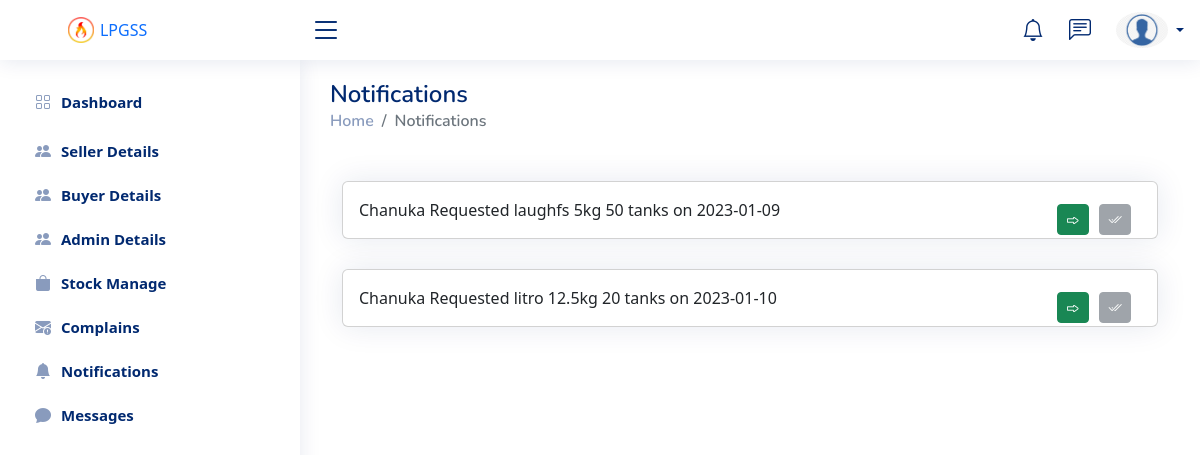
Page /pannels/admin/notifications.php (signed in) on the committed database.
### tables this page shows
CREATE TABLE `gas_requests` (
  `id` int NOT NULL,
  `userNic` varchar(12) NOT NULL,
  `tankType` varchar(15) NOT NULL,
  `tankSize` float NOT NULL,
  `aprovel` int NOT NULL DEFAULT '0',
  `date` date NOT NULL,
  `lotSize` int NOT NULL,
  `noific` int NOT NULL DEFAULT '0'
);

CREATE TABLE `user_details` (
  `nic` varchar(12) NOT NULL,
  `firstName` varchar(50) NOT NULL,
  `lastName` varchar(50) NOT NULL,
  `gmail` varchar(100) NOT NULL,
  `address` varchar(100) NOT NULL,
  `password` varchar(100) NOT NULL,
  `status` int NOT NULL DEFAULT '0',
  `registerd` timestamp NOT NULL DEFAULT CURRENT_TIMESTAMP,
  `roleId` int NOT NULL
);

### pannels/admin/notifications.php (the view, shortened to what this page needs)
<?php
    include_once "database/connection.php";
?>
<!DOCTYPE html>
<html lang="en">
<head>
    <link rel="stylesheet" href="styles/style.css">
    <link rel="stylesheet" href="vendor/bootstrap/css/bootstrap.min.css">
    <link rel="stylesheet" href="vendor/bootstrap-icons/bootstrap-icons.css">
    <link rel="stylesheet" href="vendor/boxicons/css/boxicons.min.css">
    <link rel="stylesheet" href="vendor/quill/quill.snow.css">
    <link rel="stylesheet" href="vendor/quill/quill.bubble.css">
    <link rel="stylesheet" href="vendor/remixicon/remixicon.css">
    <link rel="stylesheet" href="vendor/simple-datatables/style.css">
</head>
<body>
        <?php
            include_once "layouts/topnav.php";
            include_once "layouts/sidenavbar.php";
        ?>
    <main id="main" class="main">
        <div class="pagetitle">
            <h1>Notifications</h1>
            <nav>
                <ol class="breadcrumb">
                    <li class="breadcrumb-item"><a href="dashboard.php">Home</a></li>
                    <li class="breadcrumb-item active">Notifications</li>
                </ol>
            </nav>
        </div>
        <div class="container mt-5">
        <?php
            $query = mysqli_query($con,"SELECT * FROM gas_requests,user_details WHERE gas_requests.userNic = user_details.nic ORDER BY date ASC, aprovel ASC");
            if(mysqli_num_rows($query) > 0){
                while($row = mysqli_fetch_assoc($query)){
                    if($row['noific'] == 0){
                        echo '
                        <div class="card notific" style="position: relative; border: 2px solid #112A6D">
                            <div class="card-body">
                                <span class="d-block" style="font-weight: bold;">'.$row['subject'].'</span>
                                <span class="d-block">'.$row['firstName'].' Requested '.$row['tankType'].' '.$row['tankSize'].'kg '.$row['lotSize'].' tanks on '.$row['date'].'. his location is '.$row['address'].'.</span>
                            </div>
                            <div class="btns">
                                <button class="btn btn-sm btn-success" id="sComOpen" value="'.$row['id'].'" onClick="openNotific(this.value)" title="Open"><i class="bi bi-forward"></i></button>'.($row['noific'] == 1 ? '<button class="btn btn-sm btn-secondary disabled ml-3" id="sComMark" ><i class="bi bi-check2-all"></i></button>': '<button class="btn btn-sm btn-secondary ml-3" id="sComMark" value="'.$row['id'].'" onclick="notificMark(this.value)" title="Mark as Read"><i class="bi bi-check2-all"></i></button>').'
                            </div>
                        </div>';
                    }
                    else{
                        echo '
                        <div class="card notific" style="position: relative;">
                        <div class="card-body">
                            <span class="d-block" style="font-weight: bold;">'.$row['subject'].'</span>
                            <span class="d-block">'.$row['firstName'].' Requested '.$row['tankType'].' '.$row['tankSize'].'kg '.$row['lotSize'].' tanks on '.$row['date'].'</span>
                        </div>
                        <div class="btns">
                            <button class="btn btn-sm btn-success" id="sComOpen" value="'.$row['id'].'" onClick="openNotific(this.value)" title="Open"><i class="bi bi-forward"></i></button>'.($row['noific'] == 1 ? '<button class="btn btn-sm btn-secondary disabled ml-3" id="sComMark" ><i class="bi bi-check2-all"></i></button>': '<button class="btn btn-sm btn-secondary ml-3" id="sComMark" value="'.$row['id'].'" onclick="notificMark(this.value)" title="Mark as Read"><i class="bi bi-check2-all"></i></button>').'
                        </div>
                    </div>';
                    }
                }
            }
        ?>
        </div>
    </main>
</body>
</html>

### pannels/admin/styles/style.css (style rules this page uses)
:root { scroll-behavior: smooth; }
body { font-family: "Open Sans", sans-serif; background: #f6f9ff; color: #444444; }
a { color: #4154f1; text-decoration: none; }
h1, h2, h3, h4, h5, h6 { font-family: "Nunito", sans-serif; }
#main { margin-top: 60px; padding: 20px 30px; transition: all 0.3s; }
.pagetitle { margin-bottom: 10px; }
.pagetitle h1 { font-size: 24px; margin-bottom: 0; font-weight: 600; color: #012970; }
.card { margin-bottom: 30px; border: none; border-radius: 5px; box-shadow: 0px 0 30px rgba(1, 41, 112, 0.1); }
.card-body { padding: 0 20px 20px 20px; }
.breadcrumb { font-size: 14px; font-family: "Nunito", sans-serif; color: #899bbd; font-weight: 600; }
.breadcrumb a { color: #899bbd; transition: 0.3s; }
.breadcrumb .breadcrumb-item::before { color: #899bbd; }
.breadcrumb .active { color: #51678f; font-weight: 600; }
@media (min-width: 1200px) { #main, #footer { margin-left: 300px; } }

### pannels/admin/notifications.php (style rules this page uses)
a { text-decoration: none; }
.btns { position: absolute; right: 2%; top: 40%; }
.btns button { margin-right: 10px; }

### rows in the picture
gas_requests: user_details.firstName "Chanuka", tankType "laughfs", tankSize "5", lotSize "50", date "2023-01-09", $row['id'] 12 (drawn), noific 1 (drawn)
gas_requests: user_details.firstName "Chanuka", tankType "litro", tankSize "12.5", lotSize "20", date "2023-01-10", $row['id'] 13 (drawn), noific 1 (drawn)
